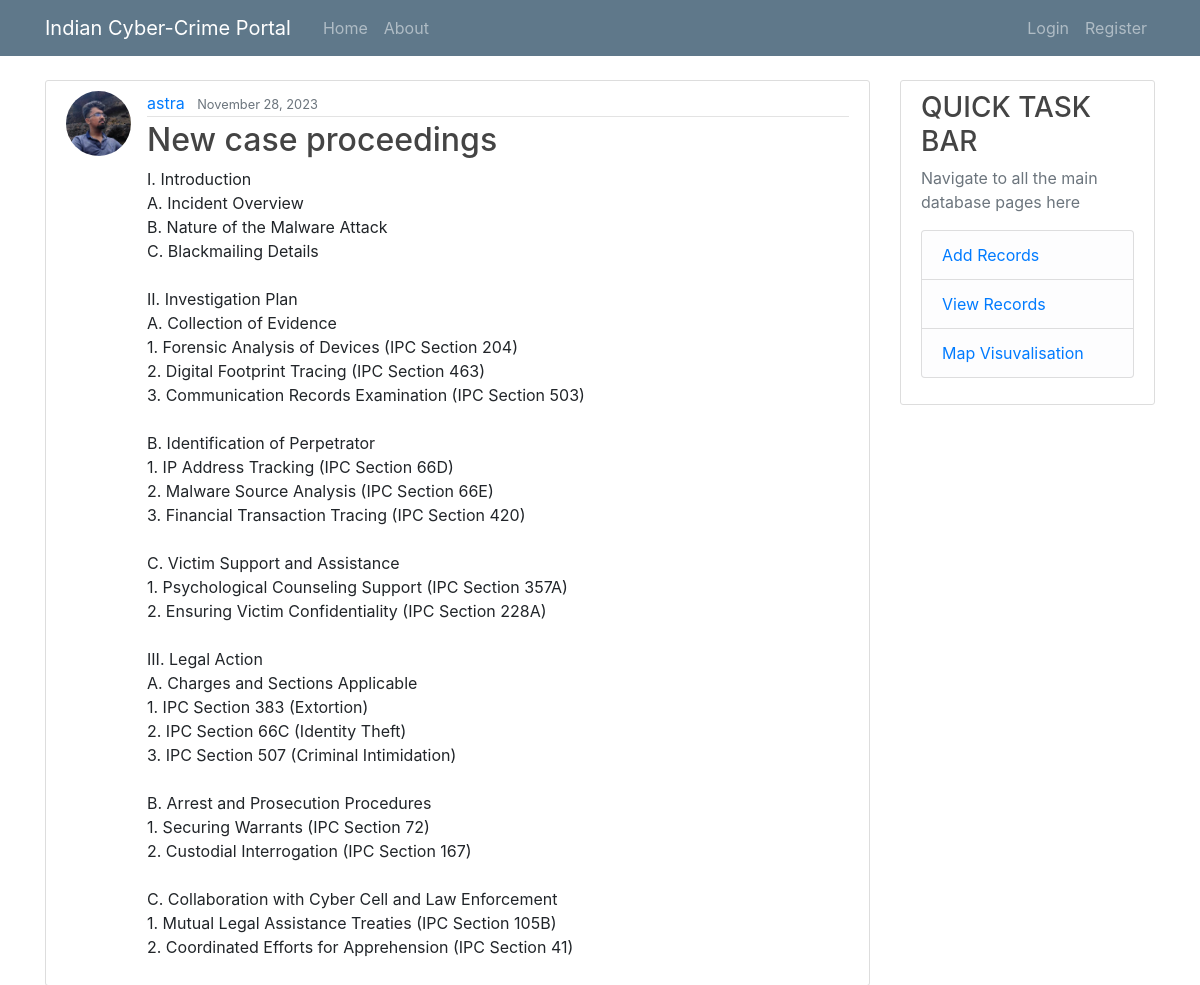
The page /post/13/ on the database its author committed.
### blogApp/models.py (models this page shows, shortened)
class Post(models.Model):
    title = models.CharField(max_length=100)
    content = models.TextField()
    date_posted = models.DateTimeField(default=timezone.now) # Do NOT use () for now()
    author = models.ForeignKey(User, on_delete=models.CASCADE)

### users/models.py (models this page shows, shortened)
class Profile(models.Model):
    user = models.OneToOneField('auth.User', on_delete=models.CASCADE)
    image = models.ImageField(default='default.jpg', upload_to='profile_pics')

### blogApp/views.py (the view)
# urls.py: path('post/<int:pk>/', PostDetailView.as_view(), name = 'post-detail'),
class PostDetailView(DetailView):
    model=Post

### blogApp/templates/blogApp/post_detail.html (shortened to what this page needs)
{% extends "blogApp/base.html" %}
{% block content %}
    <article class="media content-section">
        <img class="rounded-circle article-img" src="{{ object.author.profile.image.url }}" alt="Profile Image">
        <div class="media-body">
        <div class="article-metadata">
            <a class="mr-2" href="#">{{ object.author }}</a>
            <small class="text-muted">{{ object.date_posted|date:"F d, Y" }}</small>
        </div>
            <h2 class="article-title">{{ object.title }}</h2>
            <p class="article-content">{{ object.content }}</p>
        </div>
    </article>
{% endblock content %}

### blogApp/static/blogApp/main.css (style rules this page uses)
body { background-color: #fafafa; color: #333333; margin-top: 5rem; padding: 0; }
h1, h2, h3, h4, h5, h6 { color: #444444; }
.content-section { background: #ffffff; padding: 10px 20px; border: 1px solid #dddddd; border-radius: 3px; margin-bottom: 20px; }
.article-title { color: #444444; }
.article-content { white-space: pre-line; }
.article-img { height: 65px; width: 65px; margin-right: 16px; }
.article-metadata { padding-bottom: 1px; margin-bottom: 4px; border-bottom: 1px solid #e3e3e3 }

### rows shown on the page
Post: author.profile.image (picture), author "astra", date_posted "November 28, 2023", title "New case proceedings", content "I. Introduction A. Incident Overview B. Nature of the Malware Attack C. Blackmailing Details II. Investigation Plan A. Collection of Evidence 1. Forensic Analysis of Devices (IPC Section 204) 2. Digital Footprint Tracing (IPC Section 463) 3. Communication Records Examination (IPC Section 503) B. Identification of Perpetrator 1. IP Address Tracking (IPC Section 66D) 2. Malware Source Analysis (IPC Section 66E) 3. Financial Transaction Tracing (IPC Section 420) C. Victim Support and Assistance 1. Psychological Counseling Support (IPC Section 357A) 2. Ensuring Victim Confidentiality (IPC Section 228A) III. Legal Action A. Charges and Sections Applicable 1. IPC Section 383 (Extortion) 2. IPC…"
